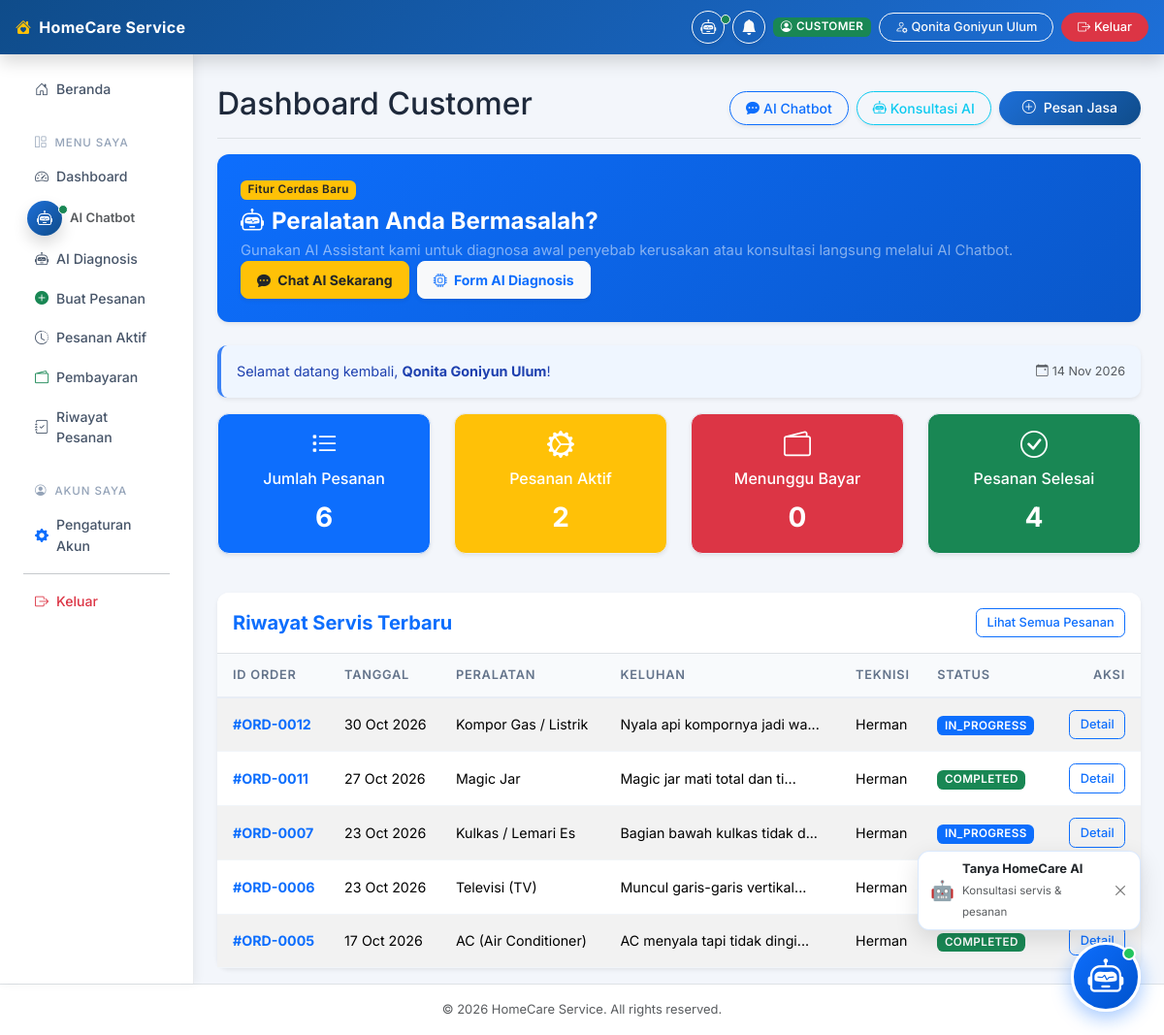
The app's page /customer/dashboard (signed in) with its own data.
### tables this page shows
CREATE TABLE `service_orders` (
  `id` int(11) NOT NULL AUTO_INCREMENT,
  `customer_id` int(11) NOT NULL,
  `technician_id` int(11) DEFAULT NULL,
  `equipment_id` int(11) NOT NULL,
  `complaint` text NOT NULL,
  `ai_diagnosis` text DEFAULT NULL,
  `status` enum('PENDING','ASSIGNED','ACCEPTED','ON_THE_WAY','IN_PROGRESS','COMPLETED','CANCELLED') DEFAULT 'PENDING',
  `service_date` datetime DEFAULT NULL,
  `photo` varchar(255) DEFAULT NULL,
  `address` text DEFAULT NULL,
  `estimated_cost` decimal(10,2) DEFAULT NULL,
  `final_cost` decimal(10,2) DEFAULT NULL,
  `payment_preference` varchar(50) DEFAULT NULL,
  `created_at` timestamp NOT NULL DEFAULT current_timestamp(),
  `updated_at` timestamp NOT NULL DEFAULT current_timestamp() ON UPDATE current_timestamp(),
  PRIMARY KEY (`id`),
  KEY `customer_id` (`customer_id`),
  KEY `technician_id` (`technician_id`),
  KEY `equipment_id` (`equipment_id`),
  KEY `idx_status` (`status`),
  KEY `idx_service_date` (`service_date`),
  CONSTRAINT `service_orders_ibfk_1` FOREIGN KEY (`customer_id`) REFERENCES `users` (`id`) ON DELETE CASCADE,
  CONSTRAINT `service_orders_ibfk_2` FOREIGN KEY (`technician_id`) REFERENCES `technicians` (`id`) ON DELETE SET NULL,
  CONSTRAINT `service_orders_ibfk_3` FOREIGN KEY (`equipment_id`) REFERENCES `equipment` (`id`) ON DELETE CASCADE
);

CREATE TABLE `equipment` (
  `id` int(11) NOT NULL AUTO_INCREMENT,
  `name` varchar(100) NOT NULL,
  `brand` varchar(100) DEFAULT NULL,
  `category` varchar(100) DEFAULT NULL,
  `description` text DEFAULT NULL,
  `repair_price` decimal(10,2) NOT NULL DEFAULT 0.00,
  `created_at` timestamp NOT NULL DEFAULT current_timestamp(),
  `updated_at` timestamp NOT NULL DEFAULT current_timestamp() ON UPDATE current_timestamp(),
  PRIMARY KEY (`id`),
  KEY `idx_category` (`category`)
);

CREATE TABLE `users` (
  `id` int(11) NOT NULL AUTO_INCREMENT,
  `name` varchar(100) NOT NULL,
  `email` varchar(100) NOT NULL,
  `password` varchar(255) NOT NULL,
  `role` enum('ADMIN','CUSTOMER','TEKNISI') NOT NULL,
  `phone` varchar(20) DEFAULT NULL,
  `address` text DEFAULT NULL,
  `created_at` timestamp NOT NULL DEFAULT current_timestamp(),
  `updated_at` timestamp NOT NULL DEFAULT current_timestamp() ON UPDATE current_timestamp(),
  PRIMARY KEY (`id`),
  UNIQUE KEY `email` (`email`),
  KEY `idx_role` (`role`)
);

### app/Core/Controller.php (called while the page is built, shortened)
<?php
class Controller {
    public function view($view, $data = [], $layout = "main") {
        extract($data);
        require_once "../app/Views/layouts/" . $layout . ".php";
    }
    public function model($model) {
        return new $model();
    }
}

### app/Controllers/CustomerController.php (called while the page is built)
<?php
class CustomerController extends Controller {
    public function dashboard() {
        $orderModel = $this->model('ServiceOrder');
        $paymentModel = $this->model('Payment');
        $customerId = $_SESSION['user_id'];
        $unpaidOrders = $paymentModel->getUnpaidOrdersByCustomer($customerId);
        $data = [
            'title' => 'Customer Dashboard - HomeCare Service',
            'user_name' => $_SESSION['user_name'] ?? 'Customer',
            'stats' => $orderModel->getCustomerStats($customerId),
            'recent_orders' => $orderModel->getRecentCustomerOrders($customerId),
            'unpaid_orders' => $unpaidOrders
        ];
        $this->view('customer/dashboard', $data);
    }
}

### public/index.php (called while the page is built, shortened)
<?php
require_once "../app/Config/Database.php";
require_once "../app/Core/Controller.php";
$router = require_once "../routes/web.php";
$url = isset($_GET["url"]) ? "/" . rtrim($_GET["url"], "/") : "/";
$router->dispatch($url);

### app/Models/ServiceOrder.php (called while the page is built, shortened)
<?php
require_once '../app/Core/Model.php';
class ServiceOrder extends Model {
    public function getCustomerStats($customerId) {
        $stats = [];
        $stmt = $this->getPDO()->prepare("SELECT COUNT(*) FROM service_orders WHERE customer_id = ?");
        $stmt->execute([$customerId]);
        $stats['total_pesanan'] = $stmt->fetchColumn();
        $stmt = $this->getPDO()->prepare("SELECT COUNT(*) FROM service_orders WHERE customer_id = ? AND status NOT IN ('COMPLETED', 'CANCELLED', 'PENDING')");
        $stmt->execute([$customerId]);
        $stats['pesanan_aktif'] = $stmt->fetchColumn();
        $stmt = $this->getPDO()->prepare("SELECT COUNT(*) FROM service_orders WHERE customer_id = ? AND status = 'COMPLETED'");
        $stmt->execute([$customerId]);
        $stats['pesanan_selesai'] = $stmt->fetchColumn();
        return $stats;
    }
    public function getRecentCustomerOrders($customerId, $limit = 5) {
        $sql = "
            SELECT so.*, e.name as equipment_name, t_user.name as technician_name
            FROM service_orders so
            JOIN equipment e ON so.equipment_id = e.id
            LEFT JOIN technicians t ON so.technician_id = t.id
            LEFT JOIN users t_user ON t.user_id = t_user.id
            WHERE so.customer_id = ?
            ORDER BY so.created_at DESC
            LIMIT " . (int)$limit;
        $stmt = $this->getPDO()->prepare($sql);
        $stmt->execute([$customerId]);
        return $stmt->fetchAll(PDO::FETCH_ASSOC);
    }
}

### app/Core/Model.php (called while the page is built)
<?php
class Model {
    protected $db;
    public function __construct() {
        $this->db = new Database();
    }
    protected function getPDO() {
        return $this->db->getConnection();
    }
}

### app/Config/Database.php (called while the page is built, shortened)
<?php
class Database {
    private static $sharedPdo = null;
    private $host = DB_HOST;
    private $user = DB_USER;
    private $pass = DB_PASS;
    private $dbname = DB_NAME;
    private $dbh;
    private $error;
    public function __construct() {
        if (self::$sharedPdo !== null) {
            $this->dbh = self::$sharedPdo;
            return;
        }
        $dsn = "mysql:host=" . $this->host . ";dbname=" . $this->dbname . ";charset=utf8mb4";
        $options = array(
            PDO::ATTR_ERRMODE => PDO::ERRMODE_EXCEPTION,
            PDO::ATTR_DEFAULT_FETCH_MODE => PDO::FETCH_ASSOC,
            PDO::ATTR_TIMEOUT => 5
        );
        try {
            $this->dbh = new PDO($dsn, $this->user, $this->pass, $options);
            self::$sharedPdo = $this->dbh;
        } catch(PDOException $e) {
            if ($e->getCode() == 1049 || strpos($e->getMessage(), 'Unknown database') !== false) {
                try {
                    $pdoInit = new PDO("mysql:host=" . $this->host . ";charset=utf8mb4", $this->user, $this->pass, $options);
                    $pdoInit->exec("CREATE DATABASE IF NOT EXISTS `" . $this->dbname . "` CHARACTER SET utf8mb4 COLLATE utf8mb4_unicode_ci");
                    $pdoInit->exec("USE `" . $this->dbname . "`");
                    $schemaFile = __DIR__ . '/../../database/schema.sql';
                    if (file_exists($schemaFile)) {
                        $sql = file_get_contents($schemaFile);
                        $pdoInit->exec($sql);
                    }
                    $this->dbh = new PDO($dsn, $this->user, $this->pass, $options);
                    self::$sharedPdo = $this->dbh;
                    return;
                } catch (PDOException $ex) {
                    $this->error = $ex->getMessage();
                }
            } else {
                $this->error = $e->getMessage();
            }
            if (!$this->dbh) {
                throw new Exception("Koneksi Database Gagal: " . $this->error . ". Pastikan MySQL pada XAMPP sudah aktif dan database/migrate.php sudah dijalankan.");
            }
        }
    }
    public function getConnection() {
        return $this->dbh;
    }
}

### app/Views/customer/dashboard.php (the view, shortened to what this page needs)
<?php
$badgeClass = function($status) {
    switch($status) {
        case 'PENDING': return 'bg-warning text-dark';
        case 'ASSIGNED': return 'bg-info text-dark';
        case 'ACCEPTED': return 'bg-primary';
        case 'ON_THE_WAY': return 'bg-secondary';
        case 'IN_PROGRESS': return 'bg-primary';
        case 'COMPLETED': return 'bg-success';
        case 'CANCELLED': return 'bg-danger';
        default: return 'bg-light text-dark';
    }
};
?>
<div class="d-flex justify-content-between flex-wrap flex-md-nowrap align-items-center pt-3 pb-2 mb-3 border-bottom">
    <h1 class="h2">Dashboard Customer</h1>
    <div class="btn-toolbar mb-2 mb-md-0 gap-2">
        <button type="button" onclick="if(window.toggleAiChatWidget) toggleAiChatWidget(true)" class="btn btn-outline-primary shadow-sm rounded-pill px-3">
            <i class="bi bi-chat-dots-fill me-1"></i>AI Chatbot
        </button>
        <a href="<?= BASE_URL ?>/ai-diagnosis" class="btn btn-outline-info shadow-sm rounded-pill px-3">
            <i class="bi bi-robot me-1"></i>Konsultasi AI
        </a>
        <a href="<?= BASE_URL ?>/customer/order/create" class="btn btn-primary shadow-sm rounded-pill px-4">
            <i class="bi bi-plus-circle me-2"></i>Pesan Jasa
        </a>
    </div>
</div>
<div class="card bg-primary text-white border-0 shadow-sm mb-4" style="background: linear-gradient(135deg, #0d6efd 0%, #0a58ca 100%);">
    <div class="card-body p-4 d-flex flex-wrap justify-content-between align-items-center">
        <div>
            <span class="badge bg-warning text-dark mb-2">Fitur Cerdas Baru</span>
            <h4 class="fw-bold mb-1"><i class="bi bi-robot me-2"></i>Peralatan Anda Bermasalah?</h4>
            <p class="mb-0 text-white-50">Gunakan AI Assistant kami untuk diagnosa awal penyebab kerusakan atau konsultasi langsung melalui AI Chatbot.</p>
        </div>
        <div class="mt-3 mt-md-0 d-flex flex-wrap gap-2">
            <button type="button" onclick="if(window.toggleAiChatWidget) toggleAiChatWidget(true)" class="btn btn-warning btn-lg fw-bold text-dark shadow-sm px-3">
                <i class="bi bi-chat-dots-fill me-1"></i> Chat AI Sekarang
            </button>
            <a href="<?= BASE_URL ?>/ai-diagnosis" class="btn btn-light btn-lg fw-bold text-primary shadow-sm px-3">
                <i class="bi bi-cpu me-1"></i> Form AI Diagnosis
            </a>
        </div>
    </div>
</div>
<div class="alert alert-info shadow-sm d-flex justify-content-between align-items-center flex-wrap">
    <div>Selamat datang kembali, <strong><?= htmlspecialchars($user_name) ?></strong>!</div>
    <div class="small text-muted"><i class="bi bi-calendar-event me-1"></i><?= date('d M Y') ?></div>
</div>
<div class="row mb-4">
    <div class="col-md-3 col-sm-6 mb-3">
        <div class="card text-white bg-primary shadow-sm h-100">
            <div class="card-body text-center">
                <h6 class="card-title"><i class="bi bi-list-task mb-2 fs-3 d-block"></i>Jumlah Pesanan</h6>
                <p class="card-text fs-3 fw-bold"><?= $stats['total_pesanan'] ?? 0 ?></p>
            </div>
        </div>
    </div>
    <div class="col-md-3 col-sm-6 mb-3">
        <div class="card text-white bg-warning text-dark shadow-sm h-100">
            <div class="card-body text-center">
                <h6 class="card-title"><i class="bi bi-gear-wide-connected mb-2 fs-3 d-block"></i>Pesanan Aktif</h6>
                <p class="card-text fs-3 fw-bold"><?= $stats['pesanan_aktif'] ?? 0 ?></p>
            </div>
        </div>
    </div>
    <div class="col-md-3 col-sm-6 mb-3">
        <a href="<?= BASE_URL ?>/customer/payment" class="text-decoration-none">
            <div class="card text-white bg-danger shadow-sm h-100">
                <div class="card-body text-center">
                    <h6 class="card-title"><i class="bi bi-wallet2 mb-2 fs-3 d-block"></i>Menunggu Bayar</h6>
                    <p class="card-text fs-3 fw-bold"><?= !empty($unpaid_orders) ? count($unpaid_orders) : 0 ?></p>
                </div>
            </div>
        </a>
    </div>
    <div class="col-md-3 col-sm-6 mb-3">
        <div class="card text-white bg-success shadow-sm h-100">
            <div class="card-body text-center">
                <h6 class="card-title"><i class="bi bi-check-circle mb-2 fs-3 d-block"></i>Pesanan Selesai</h6>
                <p class="card-text fs-3 fw-bold"><?= $stats['pesanan_selesai'] ?? 0 ?></p>
            </div>
        </div>
    </div>
</div>
<div class="card shadow-sm border-0">
    <div class="card-header bg-white border-bottom pt-3 pb-3 d-flex justify-content-between align-items-center">
        <h5 class="mb-0 text-primary fw-bold">Riwayat Servis Terbaru</h5>
        <a href="<?= BASE_URL ?>/customer/order" class="btn btn-sm btn-outline-primary">Lihat Semua Pesanan</a>
    </div>
    <div class="card-body p-0">
        <div class="table-responsive">
            <table class="table table-hover table-striped align-middle mb-0">
                <thead class="table-light">
                    <tr>
                        <th class="ps-3">ID Order</th>
                        <th>Tanggal</th>
                        <th>Peralatan</th>
                        <th>Keluhan</th>
                        <th>Teknisi</th>
                        <th>Status</th>
                        <th class="text-end pe-3">Aksi</th>
                    </tr>
                </thead>
                <tbody>
                    <?php if(!empty($recent_orders)): ?>
                        <?php foreach($recent_orders as $order): ?>
                            <tr>
                                <td class="ps-3 fw-bold text-primary">#ORD-<?= str_pad($order['id'], 4, '0', STR_PAD_LEFT) ?></td>
                                <td><?= htmlspecialchars(date('d M Y', strtotime($order['created_at']))) ?></td>
                                <td><?= htmlspecialchars($order['equipment_name'] ?? 'N/A') ?></td>
                                <td><?= htmlspecialchars(mb_strimwidth($order['complaint'], 0, 30, '...')) ?></td>
                                <td><?= htmlspecialchars($order['technician_name'] ?? 'Sedang Mencarikan') ?></td>
                                <td><span class="badge <?= $badgeClass($order['status']) ?>"><?= htmlspecialchars($order['status']) ?></span></td>
                                <td class="text-end pe-3"><a href="<?= BASE_URL ?>/customer/order/detail?id=<?= $order['id'] ?>" class="btn btn-sm btn-outline-primary">Detail</a></td>
                            </tr>
                        <?php endforeach; ?>
                    <?php endif; ?>
                </tbody>
            </table>
        </div>
    </div>
</div>

### public/css/style.css (style rules this page uses)
body { font-family: "Inter", "Segoe UI", Tahoma, Geneva, Verdana, sans-serif; background-color: #f3f6fb; color: #1e293b; font-size: 0.925rem; }
.card { border-radius: 0.75rem; border: 1px solid #e8edf5; transition: box-shadow 0.2s ease, transform 0.2s ease; }
.card-header { border-radius: 0.75rem 0.75rem 0 0 !important; border-bottom: 1px solid #e8edf5; }
.table th { font-size: 0.8rem; font-weight: 600; text-transform: uppercase; letter-spacing: 0.06em; color: #64748b; padding: 0.75rem; white-space: nowrap; background-color: #f8fafc; border-bottom: 2px solid #e8edf5; }
.table td { padding: 0.75rem; vertical-align: middle; border-bottom: 1px solid #f1f5f9; font-size: 0.89rem; }
.badge { font-weight: 600; font-size: 0.73rem; letter-spacing: 0.03em; padding: 0.35em 0.65em; border-radius: 0.4rem; }
.btn { font-weight: 500; font-size: 0.875rem; border-radius: 0.5rem; transition: all 0.18s ease; }
.btn-primary { background: linear-gradient(135deg, #1d6fd8 0%, #0f4c8a 100%); border: none; box-shadow: 0 2px 6px rgba(13,110,253,0.3); }
.btn-sm { font-size: 0.8rem; padding: 0.3rem 0.65rem; border-radius: 0.4rem; }
.alert { border-radius: 0.625rem; border: none; font-size: 0.9rem; }
.alert-info { background-color: #eff6ff; color: #1e40af; border-left: 4px solid #3b82f6; }
a, button { transition: color 0.15s, background-color 0.15s, border-color 0.15s, box-shadow 0.15s, transform 0.15s; }

### records on screen
service_orders: id "0012", created_at "30 Oct 2026", equipment.name "Kompor Gas / Listrik", complaint "Nyala api kompornya jadi wa...", users.name "Herman", status "IN_PROGRESS"
service_orders: id "0011", created_at "27 Oct 2026", equipment.name "Magic Jar", complaint "Magic jar mati total dan ti...", users.name "Herman", status "COMPLETED"
service_orders: id "0007", created_at "23 Oct 2026", equipment.name "Kulkas / Lemari Es", complaint "Bagian bawah kulkas tidak d...", users.name "Herman", status "IN_PROGRESS"
service_orders: id "0006", created_at "23 Oct 2026", equipment.name "Televisi (TV)", complaint "Muncul garis-garis vertikal...", users.name "Herman"
service_orders: id "0005", created_at "17 Oct 2026", equipment.name "AC (Air Conditioner)", complaint "AC menyala tapi tidak dingi...", users.name "Herman", status "COMPLETED"

### other values on screen
$role "CUSTOMER"
$_SESSION['user_name'] "Qonita Goniyun Ulum"
$user_name "Qonita Goniyun Ulum"
$stats['total_pesanan'] "6"
$stats['pesanan_aktif'] "2"
$stats['pesanan_selesai'] "4"
